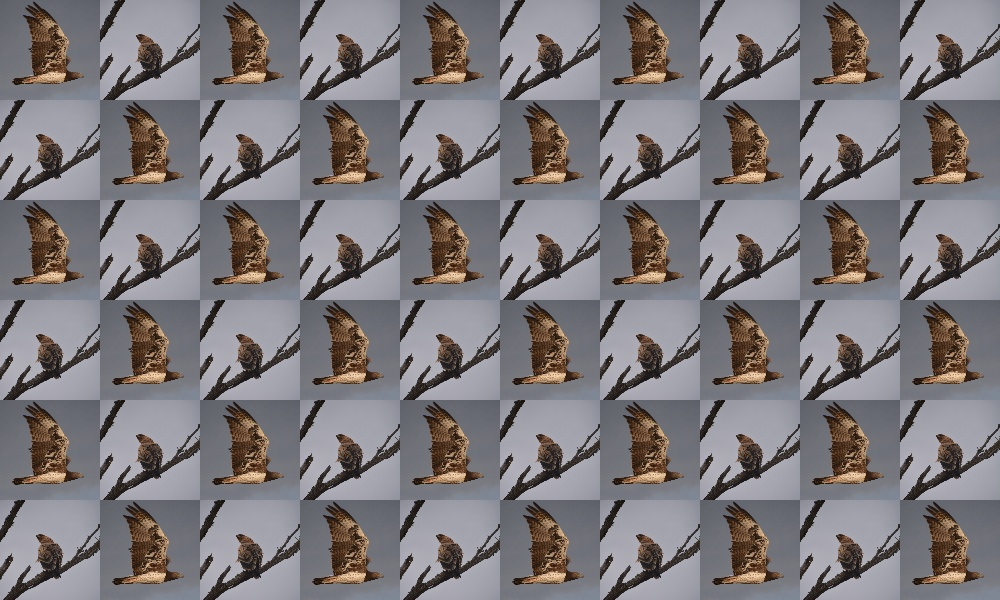
#> input picture hw1/hw1_data/birds.JPG, 1000 x 600 px
$ python p2_block.py ../hw1_data/birds.JPG 5 3 5
#> lines starting #> are read from the running program, lines starting #| are printed output that depends on the picture
"""
Author:   Jae Park
Course:   CSCI 4270
HW1 Problem 2
File:     p2_block.py
python p2_block.py input.jpg m n b
Purpose:

"""

import cv2
import numpy as np

import sys


def downsized_img(img, m, n):
    M = img.shape[0]
    N = img.shape[1]
    s_m = M / m
    s_n = N / n

    i_index = []
    for i in range(0, m + 1):
        i_index.append(round(s_m * i))

    j_index = []
    for j in range(0, n + 1):
        j_index.append(round(s_n * j))

    downsized_img = np.zeros((m, n))

    for i in range(0, m):
        for j in range(0, n):
            downsized_img[i, j] = \
                np.average(img[i_index[i]:i_index[i + 1], j_index[j]:j_index[j + 1]])

    print('Downsized images are ({}, {})'.format(m, n))
    print('Block images are ({}, {})'
          .format(downsized_img.shape[0] * b, downsized_img.shape[1] * b))
    print('Average intensity at ({}, {}) is {}'
          .format(m//4, n//4, format(round(downsized_img[m//4, n//4], 2), ".2f")))
    print('Average intensity at ({}, {}) is {}'
          .format(m // 4, (3*n) // 4, format(round(downsized_img[m // 4, (3*n) // 4], 2), ".2f")))
    print('Average intensity at ({}, {}) is {}'
          .format((3*m) // 4, n // 4, format(round(downsized_img[(3*m) // 4, n // 4], 2), ".2f")))
    print('Average intensity at ({}, {}) is {}'
          .format((3*m) // 4, (3*n) // 4, format(round(downsized_img[(3*m) // 4, (3*n) // 4], 2), ".2f")))

    return downsized_img


def binary_img(img):
    return_img = img.copy()

    median_val = np.median(return_img)

    print("Binary threshold:", format(round(median_val, 2), ".2f"))

    return_img = np.where(return_img < median_val, 0, 255)

    return return_img


def upsample_to_block(img, m, n, b):

    img = np.round(img)

    new_img = np.zeros((m * b, n * b))

    for i in range(0, m):
        for j in range(0, n):
            new_img[i * b:(i + 1) * b, j * b:(j + 1) * b] = img[i:i+1, j:j+1]

    return new_img


# MAIN
if __name__ == '__main__':

    """
    Handle the command-line arguments
    """
    if len(sys.argv) != 5:
        print('Arguments not provided correctly.')
        sys.exit()

    input_img_name = sys.argv[1]
    m = int(sys.argv[2])
    n = int(sys.argv[3])
    b = int(sys.argv[4])

    input_img = cv2.imread(input_img_name, cv2.IMREAD_GRAYSCALE)
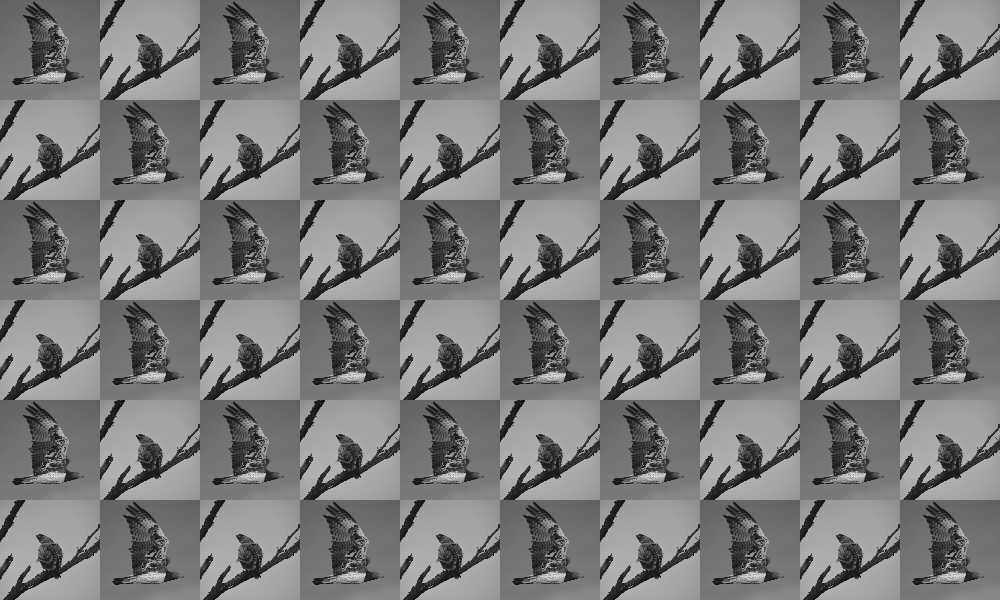
#> input_img: shape (600, 1000); min 6, max 224, mean 122.1

    img_g = downsized_img(input_img, m, n)
#> after the loop in downsized_img, `for i in range(0, m):`: downsized_img = [[119.6, 121.4, 124.6], [122.6, 122.2, 123.2], [122.4, 120.1, 120.4], [119.8, 120, 124.3], [125.9, 123.4, 122.2]]
#| Block images are (25, 15)
#| Average intensity at (1, 0) is 122.60
#| Average intensity at (1, 2) is 123.21
#| Average intensity at (3, 0) is 119.75
#| Average intensity at (3, 2) is 124.27
#> img_g has the same summary as downsized_img in downsized_img

    img_b = binary_img(img_g)
#> in binary_img, `return_img = img.copy()`: return_img has the same summary as downsized_img in downsized_img
#> in binary_img, `median_val = np.median(return_img)`: median_val = 122.2
#| Binary threshold: 122.24
#> in binary_img, `return_img = np.where(return_img < median_val, 0, 255)`: return_img = [[0, 0, 255], [255, 255, 255], [255, 0, 0], [0, 0, 255], [255, 255, 0]]
#> img_b has the same summary as return_img in binary_img

    img_g = upsample_to_block(img_g, m, n, b)
#> in upsample_to_block, `img = np.round(img)`: img = [[120, 121, 125], [123, 122, 123], [122, 120, 120], [120, 120, 124], [126, 123, 122]]
    img_b = upsample_to_block(img_b, m, n, b)

    file_name_list = input_img_name.split(".", 2)
    file_name_g = file_name_list[0] + "_g." + file_name_list[1]
    file_name_b = file_name_list[0] + "_b." + file_name_list[1]

    print("Wrote image"+ file_name_g)
    print("Wrote image" + file_name_b)
    cv2.imwrite(file_name_g, img_g)
    cv2.imwrite(file_name_b, img_b)

    sys.exit()
#> (the program exits here)

$ run again, on hw1/hw1_data/eagle1.JPG
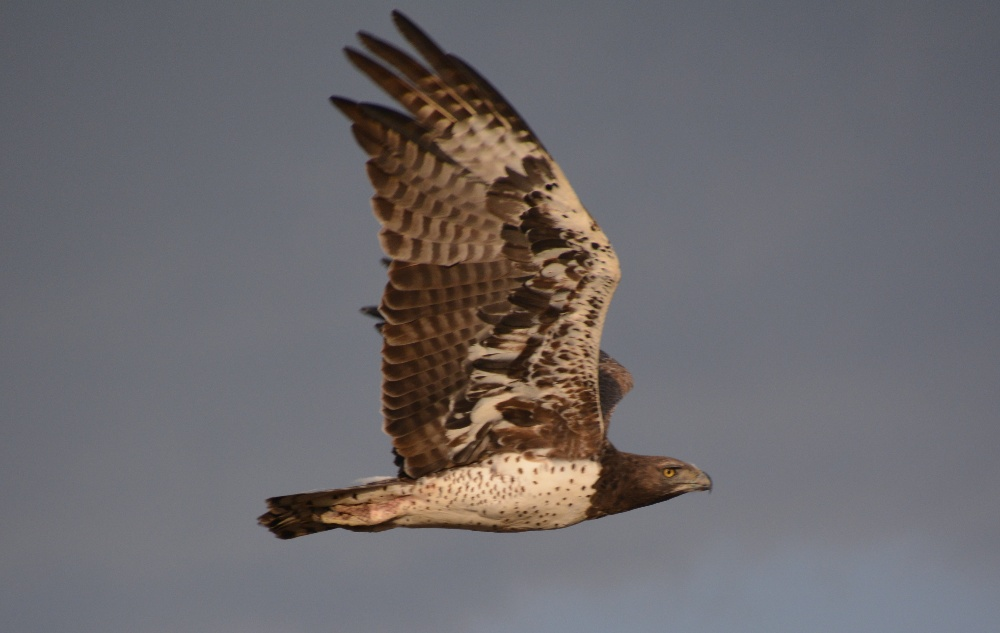
#> input picture hw1/hw1_data/eagle1.JPG, 1000 x 633 px
#> `input_img = cv2.imread(input_img_name, cv2.IMREAD_GRAYSCALE)`:
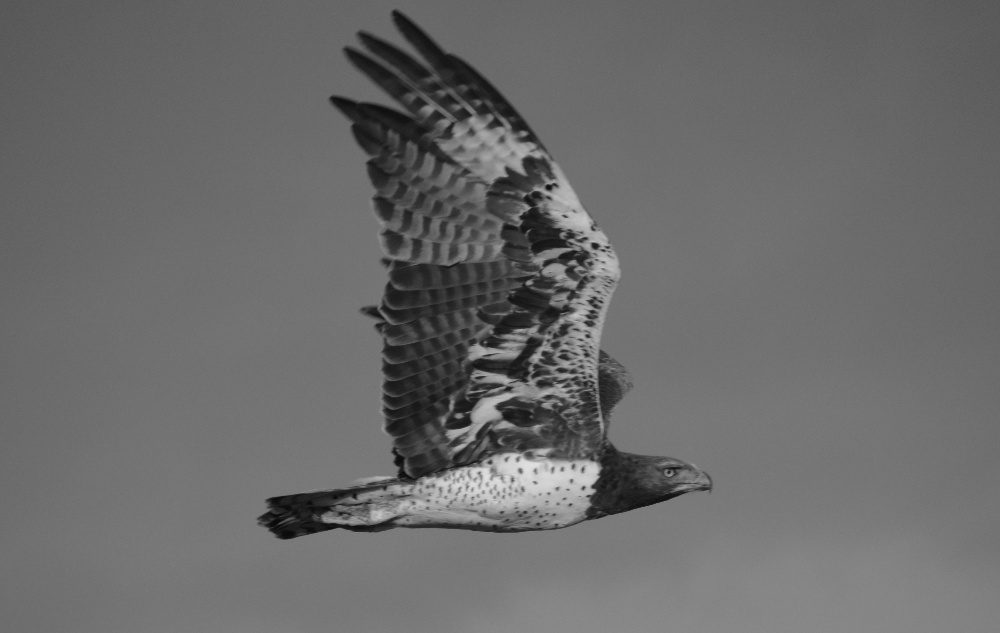
#> input_img: shape (633, 1000); min 8, max 226, mean 106.4
#> after the loop in downsized_img, `for i in range(0, m):`: downsized_img = [[98.58, 89.09, 99.37], [104.8, 96.06, 106.6], [110.2, 88.13, 110.4], [112.4, 102, 115.9], [113, 121.8, 128]]
#| Block images are (25, 15)
#| Average intensity at (1, 0) is 104.78
#| Average intensity at (1, 2) is 106.62
#| Average intensity at (3, 0) is 112.40
#| Average intensity at (3, 2) is 115.85
#> img_g has the same summary as downsized_img in downsized_img
#> in binary_img, `return_img = img.copy()`: return_img has the same summary as downsized_img in downsized_img
#> median_val = 106.6
#| Binary threshold: 106.62
#> in binary_img, `return_img = np.where(return_img < median_val, 0, 255)`: return_img = [[0, 0, 0], [0, 0, 255], [255, 0, 255], [255, 0, 255], [255, 255, 255]]
#> img_b has the same summary as return_img in binary_img
#> img = [[99, 89, 99], [105, 96, 107], [110, 88, 110], [112, 102, 116], [113, 122, 128]]
